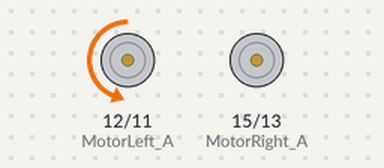
Simulated run of this program. Board: Raspberry Pi (header pin numbers). On the bench: motor-driver pin pairs drawn as motors (green arrow = first pin HIGH = forward, orange = second pin HIGH = backward, longer = more drive, scaled by the enable pin). At 14.0 s the program stops and its outputs stay as they are.

Above: at 0.1 s.
At 4.1 s:
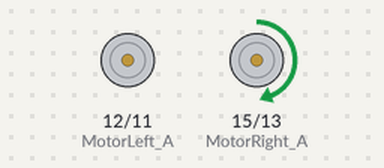
At 8.1 s:
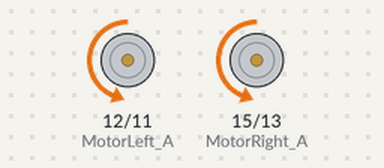
At 12.1 s:
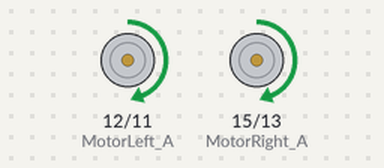
Timing chart, 0 to 13.6 s (numbered marks = the images above):
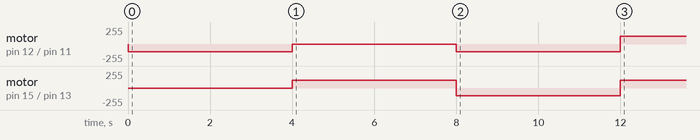

Measured:
- by itself, motor on pin 15 (MotorRight_A) / pin 13 (MotorRight_B): stopped → forward 115/255 at 4.0 s, → backward 115/255 4.0 s later, → forward 115/255 4.0 s later
- by itself, motor on pin 12 (MotorLeft_A) / pin 11 (MotorLeft_B): stopped → backward 115/255 at 0.00 s, → stopped 4.0 s later, → backward 115/255 4.0 s later, → forward 115/255 4.0 s later

The program:

TurningCar.py
```python
# -*- coding: utf-8 -*-

from ForwardBackwardBase import *
import RPi.GPIO as GPIO
from time import sleep


# 구동체의 턴 관련 함수가 포함된 모듈

# 오른쪽으로 스윙턴 하는 함수
def rightSwingTurn(speed, running_time):
    leftMotor("forward")
    GPIO.output(MotorLeft_PWM, GPIO.HIGH)
    GPIO.output(MotorRight_PWM, GPIO.LOW)

    LeftPwm.ChangeDutyCycle(speed)
    RightPwm.ChangeDutyCycle(0)

    sleep(running_time)


# 왼쪽으로 스윙턴 하는 함수
def leftSwingTurn(speed, running_time):
    rightMotor("forward")
    GPIO.output(MotorLeft_PWM, GPIO.LOW)
    GPIO.output(MotorRight_PWM, GPIO.HIGH)

    LeftPwm.ChangeDutyCycle(0)
    RightPwm.ChangeDutyCycle(speed)

    sleep(running_time)


# 오른쪽으로 포인트턴 하는 함수
def rightPointTurn(speed, running_time):
    leftMotor("forward")
    rightMotor("backward")
    GPIO.output(MotorLeft_PWM, GPIO.HIGH)
    GPIO.output(MotorRight_PWM, GPIO.HIGH)

    LeftPwm.ChangeDutyCycle(speed)
    RightPwm.ChangeDutyCycle(speed)

    sleep(running_time)


# 왼쪽으로 포인트턴 하는 함수
def leftPointTurn(speed, running_time):
    leftMotor("backward")
    rightMotor("forward")
    GPIO.output(MotorLeft_PWM, GPIO.HIGH)
    GPIO.output(MotorRight_PWM, GPIO.HIGH)

    LeftPwm.ChangeDutyCycle(speed)
    RightPwm.ChangeDutyCycle(speed)

    sleep(running_time)


# 모듈 테스트
if __name__ == "__main__":
    # set up GPIO mode as BOARD
    GPIO.setmode(GPIO.BOARD)
    #baseSetup()
    try:
        LeftPwm.start(0)
        RightPwm.start(0)

        rightSwingTurn(45, 2)
        sleep(2)
        leftSwingTurn(45, 2)
        sleep(2)
        rightPointTurn(45, 2)
        sleep(2)
        leftPointTurn(45, 2)

    except KeyboardInterrupt:
        stopCar()
```

ForwardBackwardBase.py
```python
# -*- coding: utf-8 -*-

import RPi.GPIO as GPIO
from time import sleep

# 기본적인 Setup과 구동체의 전/후진과 관련된 함수가 포함된 모듈
# Global Variables

##############################
# 본인 자동차 설정에 맞춰서 작성

MotorLeft_A = 12
MotorLeft_B = 11
#MotorLeft_PWM = 36
MotorLeft_PWM = 35

MotorRight_A = 15
MotorRight_B = 13
#MotorRight_PWM = 38
MotorRight_PWM = 37
##############################

GPIO.setmode(GPIO.BOARD)
GPIO.setwarnings(False)

GPIO.setup(MotorLeft_A, GPIO.OUT)
GPIO.setup(MotorLeft_B, GPIO.OUT)
GPIO.setup(MotorLeft_PWM, GPIO.OUT)

GPIO.setup(MotorRight_A, GPIO.OUT)
GPIO.setup(MotorRight_B, GPIO.OUT)
GPIO.setup(MotorRight_PWM, GPIO.OUT)

# 전역변수로 선언하여 다른 모듈에서 사용
LeftPwm = GPIO.PWM(MotorLeft_PWM, 100)
RightPwm = GPIO.PWM(MotorRight_PWM, 100)


# 왼쪽 모터의 전/후진을 인자로 받아 조정하는 함수
def leftMotor(x):
    if x == 'forward':
        GPIO.output(MotorLeft_A, GPIO.LOW)
        GPIO.output(MotorLeft_B, GPIO.HIGH)
    elif x == 'backward':
        GPIO.output(MotorLeft_A, GPIO.HIGH)
        GPIO.output(MotorLeft_B, GPIO.LOW)


# 오른쪽 모터의 전/후진을 인자로 받아 조정하는 함수
def rightMotor(x):
    if x == 'forward':
        GPIO.output(MotorRight_A, GPIO.HIGH)
        GPIO.output(MotorRight_B, GPIO.LOW)
    elif x == 'backward':
        GPIO.output(MotorRight_A, GPIO.LOW)
        GPIO.output(MotorRight_B, GPIO.HIGH)


# 구동체의 속도와 주행 시간을 인자로 받아 전진하는 함수
def goForward(speed, running_time):
    # set the left motor to go forward
    leftMotor("forward")
    GPIO.output(MotorLeft_PWM, GPIO.HIGH)

    # set the right motor to go forward
    rightMotor("forward")
    GPIO.output(MotorRight_PWM, GPIO.HIGH)

    # set the speed of the left motor to go forward
    LeftPwm.ChangeDutyCycle(speed)
    # set the speed of the right motor to go forward
    RightPwm.ChangeDutyCycle(speed)
    # set the running time of the left motor to go forward
    sleep(running_time)


# 구동체의 속도와 주행 시간을 인자로 받아 후진하는 함수
def goBackward(speed, running_time):
    leftMotor("backward")
    GPIO.output(MotorLeft_PWM, GPIO.HIGH)

    # set the right motor to go forward
    rightMotor("backward")
    GPIO.output(MotorRight_PWM, GPIO.HIGH)

    # set the speed of the left motor to go forward
    LeftPwm.ChangeDutyCycle(speed)
    # set the speed of the right motor to go forward
    RightPwm.ChangeDutyCycle(speed)
    # set the running time of the left motor to go forward
    sleep(running_time)


# 멈추라는 명령이 있기 전까지 인자로 받은 속도로 계속 전진하는 함수
def goForwardAny(speed):
    # set the left motor to go forward
    leftMotor("forward")
    GPIO.output(MotorLeft_PWM, GPIO.HIGH)

    # set the right motor to go forward
    rightMotor("forward")
    GPIO.output(MotorRight_PWM, GPIO.HIGH)

    # set the speed of the left motor to go forward
    LeftPwm.ChangeDutyCycle(speed)
    # set the speed of the right motor to go forward
    RightPwm.ChangeDutyCycle(speed)
    # set the running time of the left motor to go forward


# 멈추라는 명령이 있기 전까지 인자로 받은 속도로 계속 후진하는 함수
def goBackwardAny(speed):
    leftMotor("backward")
    GPIO.output(MotorLeft_PWM, GPIO.HIGH)

    # set the right motor to go forward
    rightMotor("backward")
    GPIO.output(MotorRight_PWM, GPIO.HIGH)

    # set the speed of the left motor to go forward
    LeftPwm.ChangeDutyCycle(speed)
    # set the speed of the right motor to go forward
    RightPwm.ChangeDutyCycle(speed)
    # set the running time of the left motor to go forward


# 구동체를 멈추는 함수
def stopCar():
    # the speed of left motor will be set as LOW
    GPIO.output(MotorLeft_PWM, GPIO.LOW)
    # the speed of right motor will be set as LOW
    GPIO.output(MotorRight_PWM, GPIO.LOW)
    # left motor will be stopped with function of ChangeDutyCycle(0)
    LeftPwm.ChangeDutyCycle(0)
    # right motor will be stopped with function of ChangeDutyCycle(0)
    RightPwm.ChangeDutyCycle(0)


# 테스트용
# mission has been started as below
if __name__ == "__main__":
    # set up GPIO mode as BOARD
    # baseSetup()
    try:
        # setup and initialize the left motor and right motor
        LeftPwm.start(0)
        RightPwm.start(0)
        # command for forwarding with speed of 40 and time 3 seconds
        goForward(60, 2)
        sleep(1)
        goBackward(60, 2)
        sleep(1)
        # command for stop
        stopCar()

    # when the Ctrl+C key has been pressed,
    # the moving object will be stopped
    except KeyboardInterrupt:
        stopCar()
        GPIO.cleanup()
```
